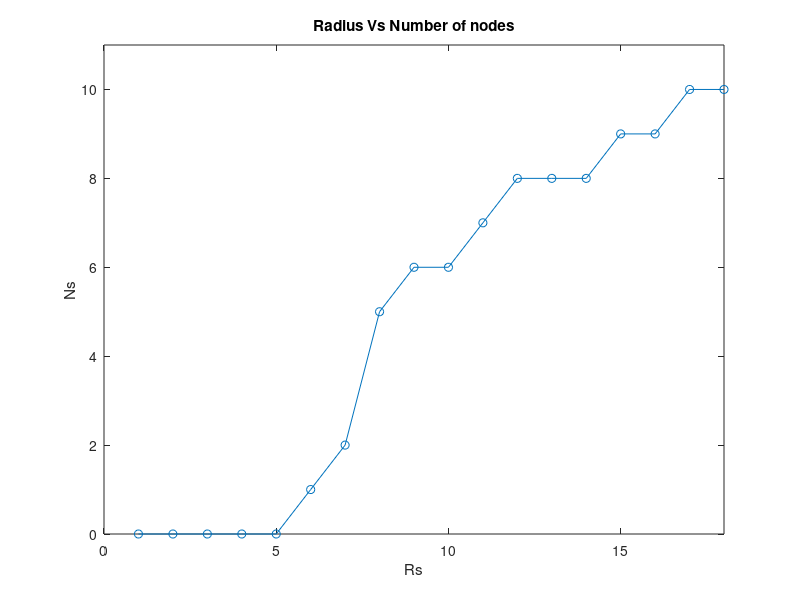

The MATLAB script that drew this image:
clc
clear all
close all
%% Finding distance of the Nodes and number of Nodes in each Radius %%

% Xp = position in the X axis
Xp = randi([-10 10],1,10);

% Yp = position in the Y axis
Yp = randi([-10 10],1,10);

% Xc = position of the center node in the X axis
Xc = 2;

% Yc = position of the center node in the Y axis
Yc = 5;

% Ds = distance from center node
%%{
for i = 1:length(Xp)
    Ds(i) = sqrt((Xp(i)-Xc).^2 + (Yp(i)-Yc).^2);
end
%%}

% Rs = radius of circle
max_Rs = ceil(max(Ds)) + 1;
Rs = [1:max_Rs];
len_Rs = length(Rs);

% Ns = Number of nodes for each radius 
Ns = zeros(1, len_Rs); % (initially 0)

for R = Rs
    for d = Ds
        if(d <= R)
            Ns(R) = Ns(R)+ 1; 
        end
    end
end
%% Plotting Radius Vs Number of nodes %%
figure
plot(Rs, Ns, '-o')
title('Radius Vs Number of nodes')
xlabel('Rs')
ylabel('Ns')
xlim([0 len_Rs])
ylim([0 max(Ns)+1])